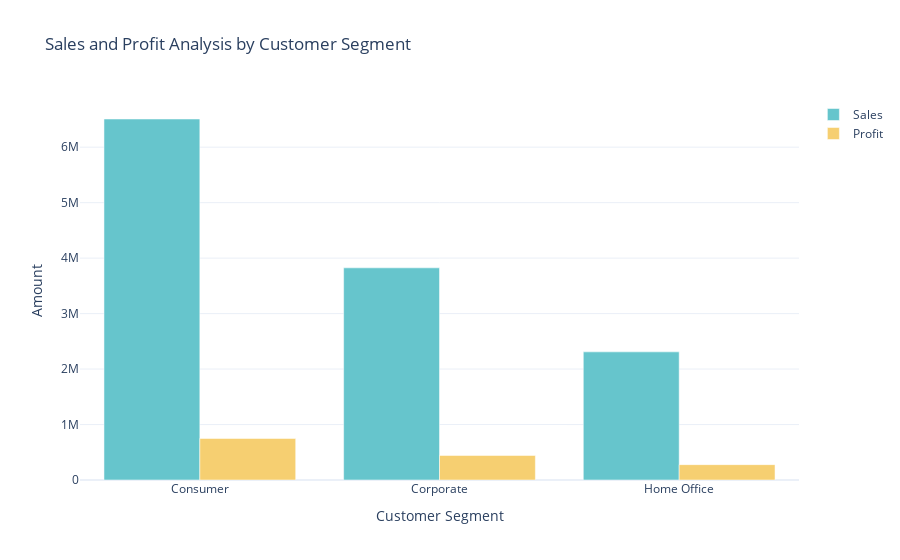

Write notebook code for a chart like this one.
### Code cell
color_palette = colors.qualitative.Pastel
fig = go.Figure()
fig.add_trace(go.Bar(x=sales_profit_by_segment['segment'],
y=sales_profit_by_segment['sales'],
name='Sales',
marker_color=color_palette[0]))
fig.add_trace(go.Bar(x=sales_profit_by_segment['segment'],
y=sales_profit_by_segment['profit'],
name='Profit',
marker_color=color_palette[1]))
fig.update_layout(title='Sales and Profit Analysis by Customer Segment',
xaxis_title='Customer Segment', yaxis_title='Amount')
fig.show()

### Figure 1 — Plotly figure (JSON) as saved in the notebook; plotly's stock layout.template omitted (floating-point values rounded to 4 significant figures)
{"data": [{"marker": {"color": "rgb(102, 197, 204)"}, "name": "Sales", "type": "bar", "x": ["Consumer", "Corporate", "Home Office"], "y": [6508000.0, 3825000.0, 2310000.0]}, {"marker": {"color": "rgb(246, 207, 113)"}, "name": "Profit", "type": "bar", "x": ["Consumer", "Corporate", "Home Office"], "y": [749200.0, 442800.0, 277000.0]}], "layout": {"autosize": true, "title": {"text": "Sales and Profit Analysis by Customer Segment"}, "xaxis": {"autorange": true, "range": [-0.5, 2.5], "title": {"text": "Customer Segment"}, "type": "category"}, "yaxis": {"autorange": true, "range": [0, 6850000.0], "title": {"text": "Amount"}, "type": "linear"}}}
